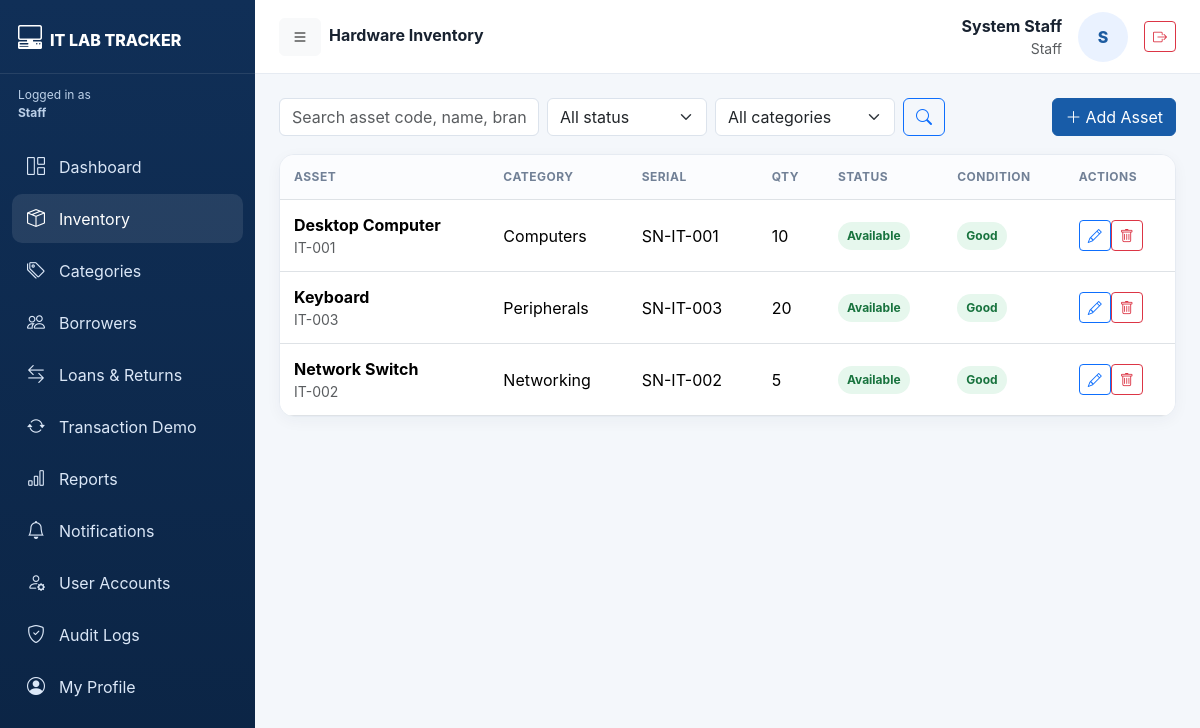
/index.php?page=inventory (signed in), run on the app's committed database.
### tables this page shows
CREATE TABLE users(id INT UNSIGNED AUTO_INCREMENT PRIMARY KEY,full_name VARCHAR(150) NOT NULL,email VARCHAR(150) NOT NULL UNIQUE,password VARCHAR(255) NOT NULL,role ENUM('staff','student_assistant','instructor') NOT NULL,created_at TIMESTAMP DEFAULT CURRENT_TIMESTAMP,updated_at TIMESTAMP DEFAULT CURRENT_TIMESTAMP ON UPDATE CURRENT_TIMESTAMP);

CREATE TABLE hardware_items(id INT UNSIGNED AUTO_INCREMENT PRIMARY KEY,category_id INT UNSIGNED NOT NULL,asset_code VARCHAR(80) NOT NULL UNIQUE,item_name VARCHAR(150) NOT NULL,description TEXT,brand VARCHAR(100),model VARCHAR(100),serial_number VARCHAR(150) UNIQUE,quantity INT UNSIGNED NOT NULL DEFAULT 1,condition_status ENUM('good','fair','damaged','maintenance') NOT NULL DEFAULT 'good',availability_status ENUM('available','borrowed','maintenance','unavailable') NOT NULL DEFAULT 'available',created_at TIMESTAMP DEFAULT CURRENT_TIMESTAMP,updated_at TIMESTAMP DEFAULT CURRENT_TIMESTAMP ON UPDATE CURRENT_TIMESTAMP,FOREIGN KEY(category_id) REFERENCES categories(id) ON UPDATE CASCADE ON DELETE RESTRICT);

CREATE TABLE categories(id INT UNSIGNED AUTO_INCREMENT PRIMARY KEY,name VARCHAR(100) NOT NULL UNIQUE,description TEXT,created_at TIMESTAMP DEFAULT CURRENT_TIMESTAMP);

### index.php (the view, shortened to what this page needs)
<?php
function e(mixed $v): string { return htmlspecialchars((string)$v, ENT_QUOTES, 'UTF-8'); }
function roleLabel(string $role): string { return match($role) {
    'staff' => 'Staff', 'student_assistant' => 'Student Assistant', 'instructor' => 'Instructor', default => ucfirst(str_replace('_',' ',$role))
}; }
function csrf(): string { if(empty($_SESSION['csrf'])) $_SESSION['csrf']=bin2hex(random_bytes(32)); return $_SESSION['csrf']; }
function csrfField(): string { return '<input type="hidden" name="csrf" value="'.e(csrf()).'">'; }
function badge(string $status): string { $c=match($status){'available','returned','good','read'=>'success','borrowed','fair'=>'warning','overdue','damaged','unavailable'=>'danger','maintenance'=>'info',default=>'secondary'}; return '<span class="badge-soft badge-'.$c.'">'.e(ucfirst(str_replace('_',' ',$status))).'</span>'; }
function hasRole(string ...$roles): bool { return in_array($_SESSION['role'] ?? '', $roles, true); }
function can(string $permission): bool { $role=$_SESSION['role']??''; return match($permission) {
    'inventory_manage' => in_array($role,['staff','student_assistant'],true),
    'categories' => $role==='staff',
    'borrowers' => in_array($role,['staff','student_assistant'],true),
    'loans_manage' => in_array($role,['staff','student_assistant'],true),
    'reports_all' => $role==='staff',
    'reports_self' => in_array($role,['instructor'],true),
    'users' => $role==='staff',
    'audit' => $role==='staff',
    'notifications' => in_array($role,['staff','student_assistant','instructor'],true),
    default => false,
}; }
function requirePage(string $page): void {
    $role=$_SESSION['role']??'';
}
try {
    $pdo=new PDO('mysql:host='.DB_HOST.';dbname='.DB_NAME.';charset=utf8mb4',DB_USER,DB_PASS,[PDO::ATTR_ERRMODE=>PDO::ERRMODE_EXCEPTION,PDO::ATTR_DEFAULT_FETCH_MODE=>PDO::FETCH_ASSOC,PDO::ATTR_EMULATE_PREPARES=>false]);
} catch(Throwable $ex) {
    http_response_code(500); exit('<h1>Database connection failed</h1><p>'.e($ex->getMessage()).'</p>');
}
    ?><!doctype html>
    </html><?php exit;
$uid=(int)$_SESSION['user_id']; $role=(string)$_SESSION['role'];
$meSt=$pdo->prepare('SELECT * FROM users WHERE id=? LIMIT 1'); $meSt->execute([$uid]); $me=$meSt->fetch();
$pdo->exec("UPDATE loans SET status='overdue' WHERE status='borrowed' AND due_date IS NOT NULL AND due_date < CURDATE()");
$page=$_GET['page']??'dashboard';
$title=match($page){'transactions'=>'Transaction Demo — Inventory TCL','loans'=>'Loans & Returns','inventory'=>'Hardware Inventory','borrowers'=>'Borrower Management','reports'=>'Borrowing Reports','notifications'=>'Notifications','users'=>'User Accounts','audit'=>'Activity Audit Logs','profile'=>'My Profile',default=>roleLabel($role).' Dashboard'};
$categories=$pdo->query('SELECT * FROM categories ORDER BY name')->fetchAll();
?><!doctype html><html lang="en"><head><link href="https://cdn.jsdelivr.net/npm/bootstrap@5.3.3/dist/css/bootstrap.min.css" rel="stylesheet"><link href="https://cdn.jsdelivr.net/npm/bootstrap-icons@1.11.3/font/bootstrap-icons.css" rel="stylesheet"></head><body>
<aside class="sidebar" id="sidebar"><div class="brand"><i class="bi bi-pc-display-horizontal me-2"></i><span>IT LAB TRACKER</span></div><div class="rolebox"><div>Logged in as</div><strong><?=e(roleLabel($role))?></strong></div><nav class="mt-2">
<a class="nav-link <?=$page==='dashboard'?'active':''?>" href="index.php?page=dashboard"><i class="bi bi-grid-1x2"></i><span>Dashboard</span></a>
<a class="nav-link <?=$page==='inventory'?'active':''?>" href="index.php?page=inventory"><i class="bi bi-box-seam"></i><span>Inventory</span></a>
<?php if(can('categories')):?><a class="nav-link <?=$page==='categories'?'active':''?>" href="index.php?page=categories"><i class="bi bi-tags"></i><span>Categories</span></a><?php endif;?>
<?php if(can('borrowers')):?><a class="nav-link <?=$page==='borrowers'?'active':''?>" href="index.php?page=borrowers"><i class="bi bi-people"></i><span>Borrowers</span></a><?php endif;?>
<a class="nav-link <?=$page==='loans'?'active':''?>" href="index.php?page=loans"><i class="bi bi-arrow-left-right"></i><span><?=hasRole('instructor')?'My Loans':'Loans & Returns'?></span></a>
<?php if(hasRole('staff','student_assistant')):?><a class="nav-link <?=$page==='transactions'?'active':''?>" href="index.php?page=transactions"><i class="bi bi-arrow-repeat"></i><span>Transaction Demo</span></a><?php endif;?>
<?php if(hasRole('staff','instructor')):?><a class="nav-link <?=$page==='reports'?'active':''?>" href="index.php?page=reports"><i class="bi bi-bar-chart"></i><span><?=hasRole('instructor')?'My Reports':'Reports'?></span></a><?php endif;?>
<a class="nav-link <?=$page==='notifications'?'active':''?>" href="index.php?page=notifications"><i class="bi bi-bell"></i><span>Notifications</span></a>
<?php if(can('users')):?><a class="nav-link <?=$page==='users'?'active':''?>" href="index.php?page=users"><i class="bi bi-person-gear"></i><span>User Accounts</span></a><?php endif;?>
<?php if(can('audit')):?><a class="nav-link <?=$page==='audit'?'active':''?>" href="index.php?page=audit"><i class="bi bi-shield-check"></i><span>Audit Logs</span></a><?php endif;?>
<a class="nav-link <?=$page==='profile'?'active':''?>" href="index.php?page=profile"><i class="bi bi-person-circle"></i><span>My Profile</span></a>
</nav></aside>
<main class="main" id="main"><header class="topbar"><div><button class="btn btn-light me-2" id="toggle"><i class="bi bi-list"></i></button><strong><?=e($title)?></strong></div><div class="d-flex align-items-center gap-3"><div class="text-end d-none d-sm-block"><b><?=e($me['full_name'])?></b><small class="d-block text-muted"><?=e(roleLabel($role))?></small></div><div class="avatar"><?=e(strtoupper(substr($me['full_name'],0,1)))?></div><a class="btn btn-outline-danger btn-sm" href="index.php?action=logout" title="Logout"><i class="bi bi-box-arrow-right"></i></a></div></header><section class="content">
<?php
switch($page):
    ?><?php
case 'inventory':
    $search=trim((string)($_GET['search']??''));$status=(string)($_GET['status']??'');$cat=(int)($_GET['category']??0);$where=[];$params=[];if($search!==''){$where[]='(h.asset_code LIKE ? OR h.item_name LIKE ? OR h.brand LIKE ? OR h.model LIKE ? OR h.serial_number LIKE ?)';for($i=0;$i<5;$i++)$params[]='%'.$search.'%';}if($status!==''){$where[]='h.availability_status=?';$params[]=$status;}if($cat){$where[]='h.category_id=?';$params[]=$cat;}$sql='SELECT h.*,c.name category_name FROM hardware_items h JOIN categories c ON c.id=h.category_id'.($where?' WHERE '.implode(' AND ',$where):'').' ORDER BY h.item_name';$st=$pdo->prepare($sql);$st->execute($params);$items=$st->fetchAll();
    ?><div class="toolbar"><form class="d-flex gap-2 searchbox" method="get"><input type="hidden" name="page" value="inventory"><input class="form-control" name="search" value="<?=e($search)?>" placeholder="Search asset code, name, brand, serial..."><select class="form-select" name="status" style="max-width:160px"><option value="">All status</option><?php foreach(['available','borrowed','maintenance','unavailable'] as $s):?><option value="<?=$s?>" <?=$status===$s?'selected':''?>><?=ucfirst($s)?></option><?php endforeach;?></select><select class="form-select" name="category" style="max-width:180px"><option value="0">All categories</option><?php foreach($categories as $c):?><option value="<?=$c['id']?>" <?=$cat==(int)$c['id']?'selected':''?>><?=e($c['name'])?></option><?php endforeach;?></select><button class="btn btn-outline-primary"><i class="bi bi-search"></i></button></form><?php if(can('inventory_manage')):?><button class="btn btn-primary" data-bs-toggle="modal" data-bs-target="#itemModal"><i class="bi bi-plus-lg me-1"></i>Add Asset</button><?php endif;?></div><div class="cardx table-card"><div class="table-responsive"><table class="table"><thead><tr><th>Asset</th><th>Category</th><th>Serial</th><th>Qty</th><th>Status</th><th>Condition</th><?php if(can('inventory_manage')):?><th>Actions</th><?php endif;?></tr></thead><tbody><?php foreach($items as $i):?><tr><td><b><?=e($i['item_name'])?></b><small class="d-block text-muted"><?=e($i['asset_code'])?></small></td><td><?=e($i['category_name'])?></td><td><?=e($i['serial_number']??'—')?></td><td><?=e($i['quantity'])?></td><td><?=badge($i['availability_status'])?></td><td><?=badge($i['condition_status'])?></td><?php if(can('inventory_manage')):?><td><button class="btn btn-sm btn-outline-primary" onclick='editItem(<?=json_encode($i,JSON_HEX_TAG|JSON_HEX_APOS|JSON_HEX_QUOT|JSON_HEX_AMP)?>)'><i class="bi bi-pencil"></i></button><form class="d-inline" method="post" onsubmit="return confirm('Delete this asset?')"><?=csrfField()?><input type="hidden" name="action" value="delete_item"><input type="hidden" name="id" value="<?=$i['id']?>"><button class="btn btn-sm btn-outline-danger"><i class="bi bi-trash"></i></button></form></td><?php endif;?></tr><?php endforeach;if(!$items):?><tr><td colspan="7" class="empty">No assets found.</td></tr><?php endif;?></tbody></table></div></div><?php if(can('inventory_manage')):?><?php require __DIR__ . '/modals/asset_modal.php'; ?><?php endif; break;
    ?>
    <?php
endswitch;
?>
</section></main><script src="https://cdn.jsdelivr.net/npm/bootstrap@5.3.3/dist/js/bootstrap.bundle.min.js"></script></body></html>

### index.php (style rules this page uses)
:root { --nav:#102f57;--nav2:#16477f;--bg:#f4f7fb;--line:#e6ebf2;--text:#182230 }
body { margin:0;background:var(--bg);color:var(--text);font-family:Inter,system-ui,-apple-system,"Segoe UI",sans-serif }
.sidebar { position:fixed;inset:0 auto 0 0;width:255px;background:linear-gradient(180deg,var(--nav),#0b2444);color:#fff;z-index:1030;transition:.25s }
.brand { height:74px;padding:20px 18px;font-weight:800;border-bottom:1px solid #ffffff18;white-space:nowrap;overflow:hidden }
.brand i { font-size:24px }
.nav-link { color:#dbe7f7;border-radius:10px;margin:3px 12px;padding:11px 13px;display:flex;gap:12px;align-items:center;white-space:nowrap }
.nav-link:hover,.nav-link.active { background:#ffffff18;color:#fff }
.nav-link i { font-size:18px;min-width:22px;text-align:center }
.main { margin-left:255px;min-height:100vh;transition:.25s }
.topbar { height:74px;background:#fff;border-bottom:1px solid var(--line);display:flex;align-items:center;justify-content:space-between;padding:0 24px;position:sticky;top:0;z-index:1000 }
.content { padding:24px }
.cardx { background:#fff;border:1px solid var(--line);border-radius:15px;box-shadow:0 4px 15px #1c31500b }
.toolbar { display:flex;justify-content:space-between;gap:12px;align-items:center;margin-bottom:18px;flex-wrap:wrap }
.table-card { overflow:hidden }
.table { margin:0 }
.table th { font-size:12px;text-transform:uppercase;color:#718096;letter-spacing:.04em;background:#fbfcfe }
.table td,.table th { padding:13px 14px;vertical-align:middle }
.badge-soft { display:inline-block;border-radius:999px;padding:5px 9px;font-size:12px;font-weight:700 }
.badge-success { background:#e6f7ed;color:#18733e }
.avatar { width:50px;height:50px;border-radius:50%;display:grid;place-items:center;background:#eaf2ff;color:#1c5ba0;font-weight:800 }
.rolebox { padding:12px 18px;color:#bcd0e8;font-size:12px }
.form-control,.form-select { border-color:#dce3ec }
.btn-primary { background:#185ca8;border-color:#185ca8 }
.searchbox { min-width:min(650px,100%) }

### data on the page
users: full_name "System Staff", full_name "S"
hardware_items: item_name "Desktop Computer", asset_code "IT-001", category.name "Computers", serial_number "SN-IT-001", quantity "10", availability_status "Available Good"
hardware_items: item_name "Keyboard", asset_code "IT-003", category.name "Peripherals", serial_number "SN-IT-003", quantity "20", availability_status "Available Good"
hardware_items: item_name "Network Switch", asset_code "IT-002", category.name "Networking", serial_number "SN-IT-002", quantity "5", availability_status "Available Good"

### other printed values
roleLabel($role) "Staff"
$title "Hardware Inventory"
